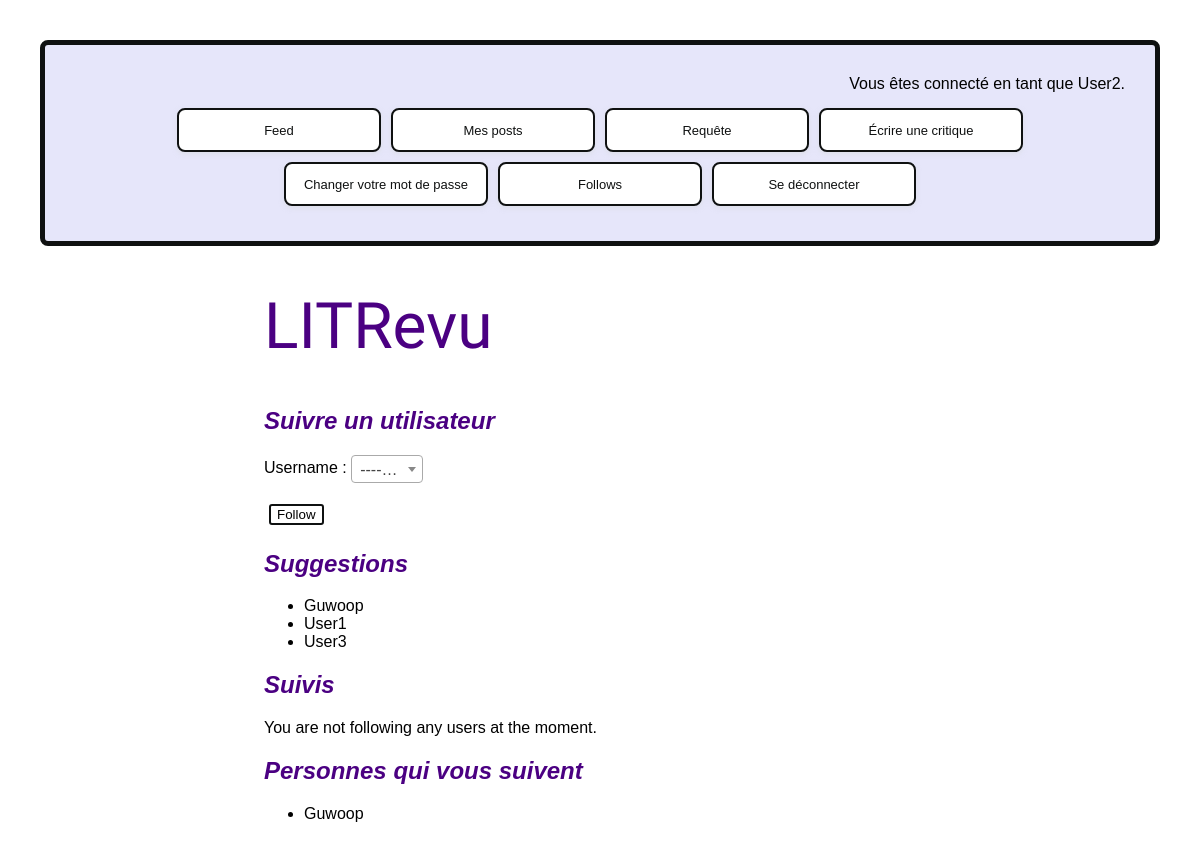
The app's page /follow_user/ (signed in), older data.
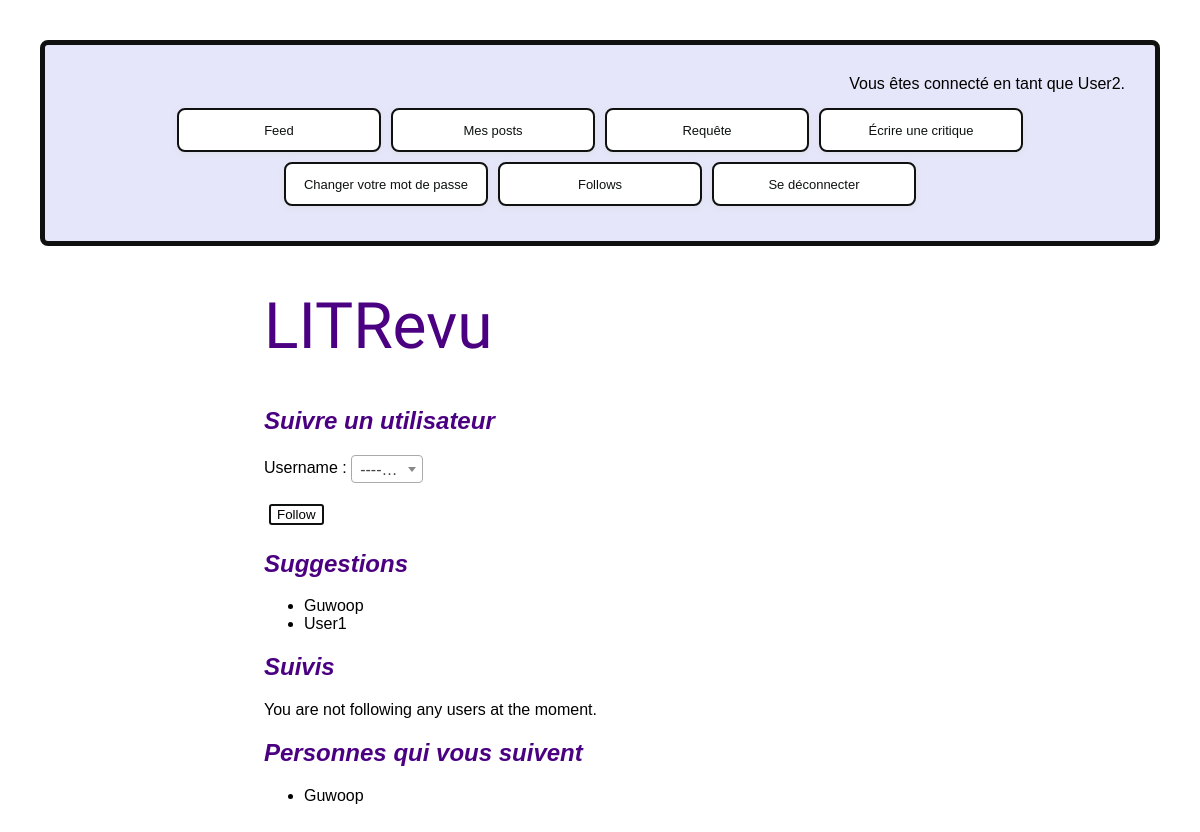
The same page, newer data.
### authentication/models.py (models this page shows)
class User(AbstractUser):
    username: models.CharField = models.CharField(max_length=150, unique=True)
    follows: models.ManyToManyField = models.ManyToManyField(
        'self',
        symmetrical=False,
        verbose_name='Follows',
        related_name='followers',
        through='blog.UserFollows'
    )

### blog/views.py (the view)
# urls.py: path("follow_user/", follow_user, name="follow_user"),
@login_required
def follow_user(request: HttpRequest) -> HttpResponse:
    if request.method == 'POST':
        form = FollowUserForm(request.user, request.POST)
        if form.is_valid():
            following = form.save(commit=False)
            following.user = request.user
            following.save()
            return redirect('follow_user')
    else:
        form = FollowUserForm(request.user)
    followed_users = request.user.follows.all()
    users_to_follow = User.objects.exclude(id=request.user.id).exclude(id__in=followed_users)
    context = {
        'form': form,
        'users_to_follow': users_to_follow,
        'followed_users': followed_users,
        'followers': request.user.followers.all()
    }
    return render(request, 'blog/follow_user.html', context=context)

### blog/templates/blog/follow_user.html (shortened to what this page needs)
{% extends 'base.html' %}
{% block content %}
    <h2>Suivre un utilisateur</h2>
    <form method="post">
        {{ form.as_p }}
        <button type="submit">Follow</button>
    </form>
    <h2>Suggestions</h2>
    {% if users_to_follow %}
        <ul>
            {% for user in users_to_follow %}
                <li>{{ user.username }}</li>
            {% endfor %}
        </ul>
    {% else %}
        <p>No users available to follow at the moment.</p>
    {% endif %}
    <h2>Suivis</h2>
    {% if followed_users %}
        <ul>
            {% for user in followed_users %}
                <li>{{ user.username }}</li>
                <form method="post" action="{% url 'unfollow_user' user.username %}">
                    {% csrf_token %}
                    <button type="submit">Unfollow</button>
                </form>
            {% endfor %}
        </ul>
    {% else %}
        <p>You are not following any users at the moment.</p>
    {% endif %}
    <h2>Personnes qui vous suivent</h2>
    {% if followers %}
        <ul>
            {% for follower in followers %}
                <li>{{ follower.username }}</li>
            {% endfor %}
        </ul>
    {% else %}
        <p>You have no followers at the moment.</p>
    {% endif %}
{% endblock content %}

### templates/base.html (shortened to what this page needs)
<!DOCTYPE html>
<html lang="fr">
{% load static %}
<head>
    <link href="https://cdn.jsdelivr.net/npm/select2@4.1.0-rc.0/dist/css/select2.min.css" rel="stylesheet">
    <link rel="stylesheet" type="text/css" href="{% static 'styles.css' %}">
</head>
<body>
    <header>
        {% if user.is_authenticated %}
            <p>Vous êtes connecté en tant que {{ request.user }}.</p>
            <div class="header-buttons">
                <a href="{% url 'home' %}" class="button1 bouncy">Feed</a>
                <a href="{% url 'my_posts' %}" class="button1 bouncy" style="animation-delay:0.07s">Mes posts</a>
                <a href="{% url 'create_ticket' %}" class="button1 bouncy" style="animation-delay:0.14s">Requête</a>
                <a href="{% url 'create_review_and_ticket' %}" class="button1 bouncy" style="animation-delay:0.21s">Écrire une critique</a>
                <a href="{% url 'password_change' %}" class="button1 bouncy" style="animation-delay:0.28s">Changer votre mot de passe</a>
                <a href="{% url 'follow_user' %}" class="button1 bouncy" style="animation-delay:0.35s">Follows</a>
                <form action="{% url 'logout' %}" method="post">
                    <a href="{% url 'logout' %}" class="button1 bouncy" style="animation-delay:0.42s">Se déconnecter</a>
                </form>
            </div>
        {% endif %}
    </header>
    <div class ="content">
        <h1>LITRevu</h1>
        {% block content %}{% endblock content %}
    </div>
</body>
</html>

### static/styles.css (style rules this page uses)
body { font-family: Arial, sans-serif; margin: 20px; padding: 20px; }
header { background-color: lavender; padding: 30px; border: 5px solid #0f1111; border-radius: 8px; }
.header-buttons { display: flex; justify-content: center; align-items: center; flex-wrap: wrap; margin-top: 10px; }
header p { text-align: right; margin: 0px; }
.content h1 { font-family: "Righteous", sans-serif; font-weight: 500; font-size: 4em; font-style: normal; text-decoration: none; color: indigo; }
h2 { font-size: 1.5em; font-family: 'Platypi', sans-serif; font-weight: 600; font-style: italic; color: indigo; }
a.button1 { margin: 5px; border: 2px solid #0f1111; display: flex; justify-content: center; align-items: center; background-color: #fff; border-radius: 8px; box-shadow: rgba(213, 217, 217, .5) 0 2px 5px 0; color: #0f1111; cursor: pointer; font-size: 13px; text-align: center; text-decoration: none; width: 200px; height: 40px; }
.content { margin-left: 20%; }
button { margin: 5px; border: 2px solid #0f1111; border-radius: 3px; background-color: rgb(255, 255, 255); }

Row changes from the older to the newer data that the page shows:
removed User: username "User3", shown under "Suggestions"
